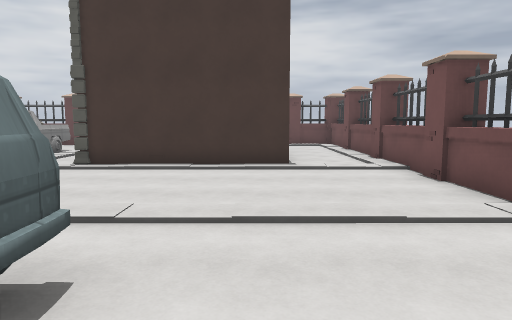
view 1 (above)

20 first-person views from a walk through a Godot game level. The camera is 1.44 m above the floor, tilts 6° down and sees 70° across. The floor is counted in squares, 1.44 m on a side. Each view is taken from the middle of a square. On the plan, view 1 faces up. The plan holds only what a view shows up to about 13 squares ahead; the rest is blank. Characters and animated objects are left out. Some surface patterns are stand-ins.

view 2
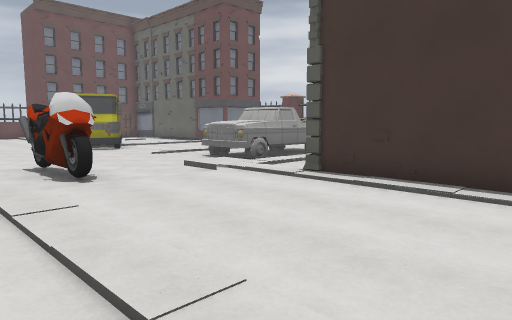

view 3
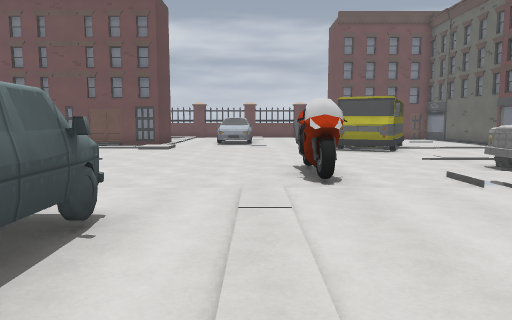

view 4
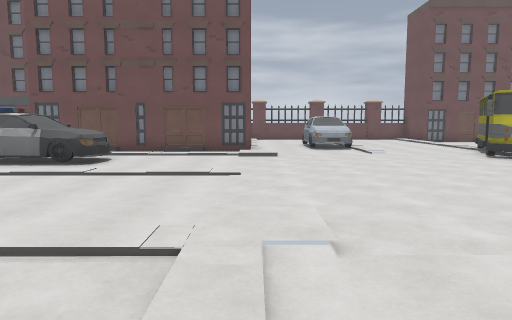

view 5
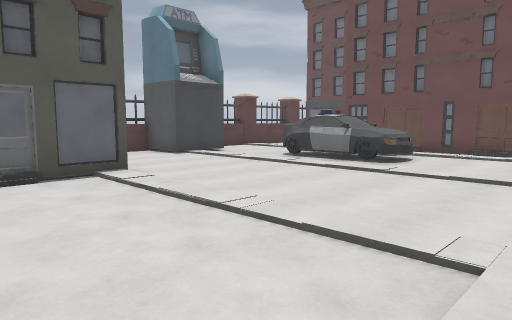

view 6
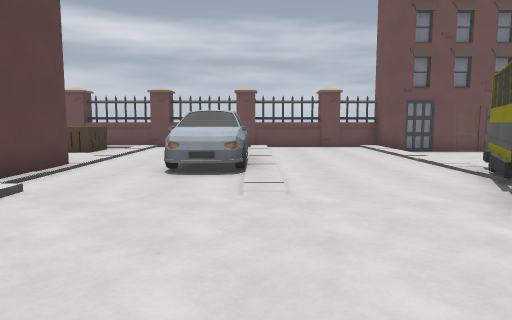

view 7
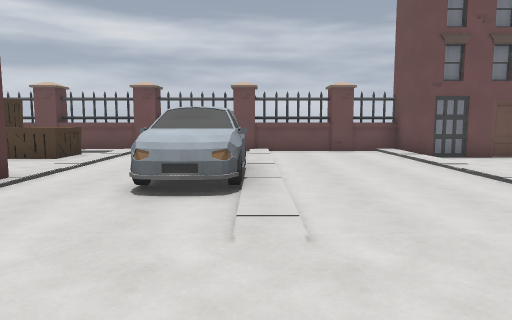

view 8
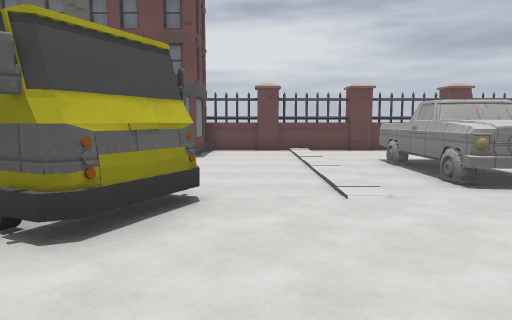

view 9
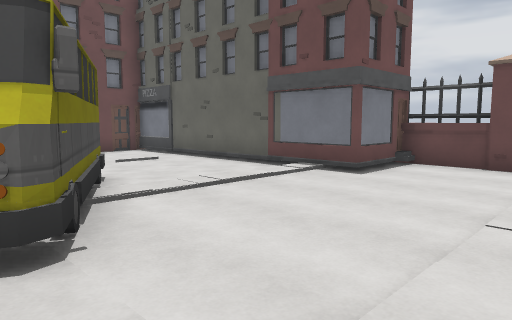

view 10
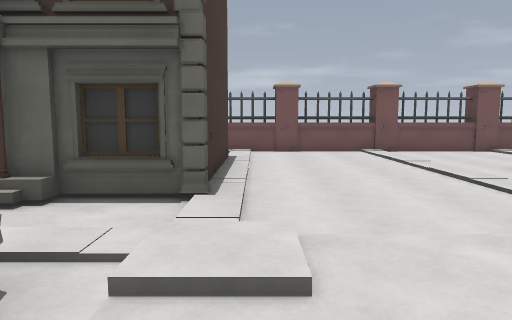

view 11
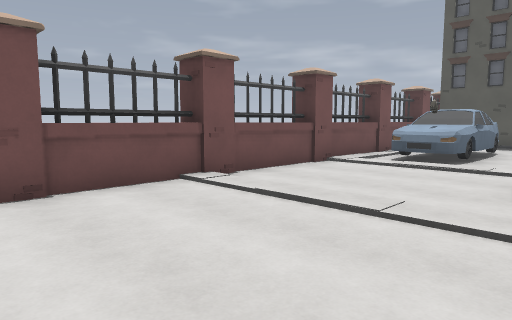

view 12
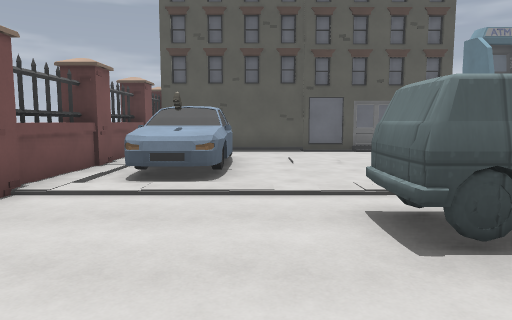

view 13
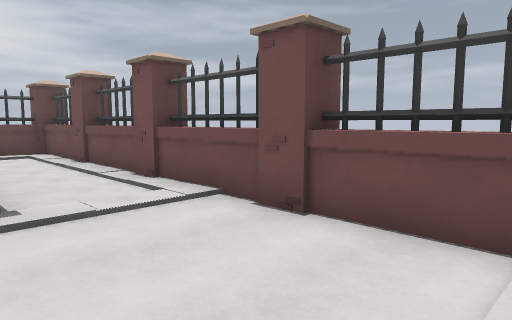

view 14
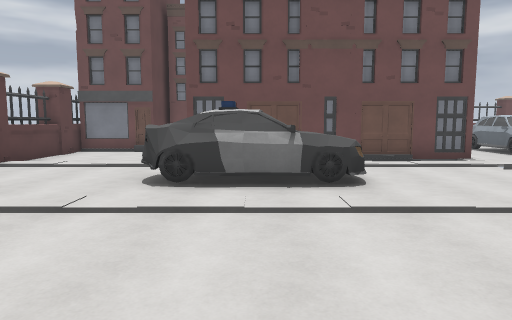

view 15
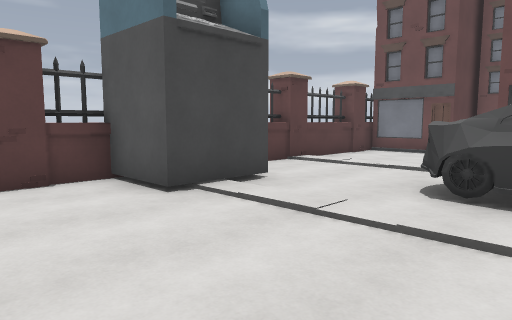

view 16
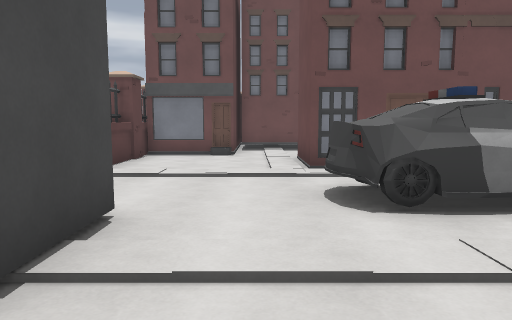

view 17
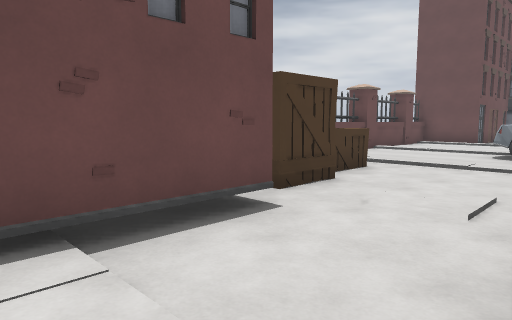

view 18
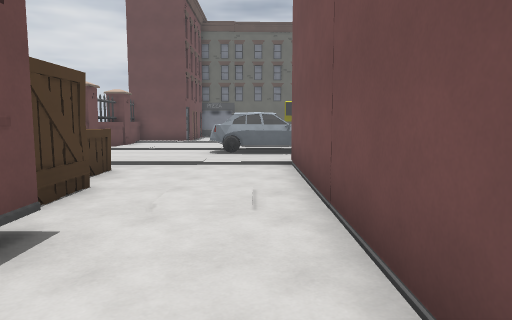

view 19
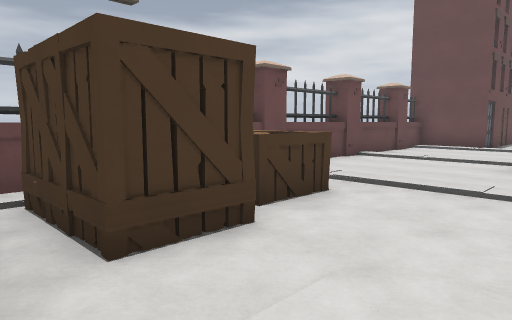

view 20
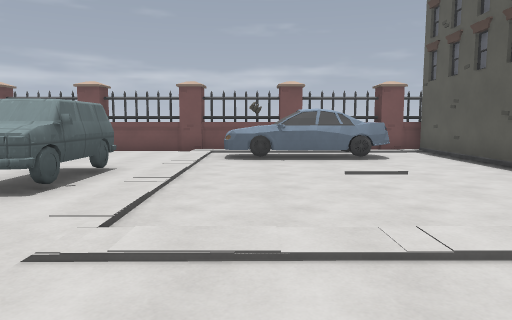

### Floor plan
Key: @ floor where view 1 was taken; # wall or solid block; . floor; / step, stairs or slope; ^ raised ledge; B building; T truck; A van; U bus; M motorcycle; C car; S cash machine; R crate; W wheel; O other object.
Columns run from 25 left of view 1 to 4 right of it. Each row starts with its distance up from view 1.
 17            ^^^#^##         ###
 16            B......         ..^
 15    #######BB.......        ..^
 14  BB......./........        ..#
 13   #......./......OT       ...^
 12 BBB  ...../......TT/      ...^
 11   B..  ..........TT./#    ...^
 10   #....  ##......TT/.#    ...#
  9 ^BB.....####U.....///#####../^
  8 ^........###U.....//.........^
  7 #..........U.................#
  6 ^............................^
  5 ^...............MMMM.........^
  4 ^............................^
  3 ^....CCCC....................^
  2 ^....W.CO............AAA.....^
  1 ^....................AAA.....^
  0 #.........//......//.....@...#
 -1 ^......B B........./.......C.^
 -2 ^.RR...B B........./......CC.^
 -3 # RR...B B................CC.#
 -4 ^ RR...  B..C....../......C .^
 -5 #.RR...B B..CC...../......CC.#
 -6     #..B B  CC...../.........^
 -7     #..B B .CC.....///.......^
 -8     #.......C......  B ######^
 -9     #..............
-10     BB/...........
-11       ........#S..
-12      B....... ##..
-13      ^^#^##^   ###

Where each view was taken, in squares from view 1:
view 1: 0 up, 0 right, facing up
view 2: 3 up, 0 right, facing up-left
view 3: 4 up, 0 right, facing left
view 4: 0 up, 3 left, facing left
view 5: 0 up, 3 left, facing down-left
view 6: 4 up, 10 left, facing left
view 7: 4 up, 12 left, facing left
view 8: 4 up, 12 left, facing up
view 9: 8 up, 10 left, facing up-left
view 10: 8 up, 9 left, facing right
view 11: 8 up, 2 left, facing down-right
view 12: 5 up, 0 right, facing down
view 13: 4 up, 0 right, facing up-right
view 14: 6 down, 6 left, facing left
view 15: 6 down, 7 left, facing down-left
view 16: 9 down, 8 left, facing left
view 17: 9 down, 18 left, facing up-left
view 18: 9 down, 19 left, facing up
view 19: 6 down, 19 left, facing up-left
view 20: 2 down, 9 left, facing right
